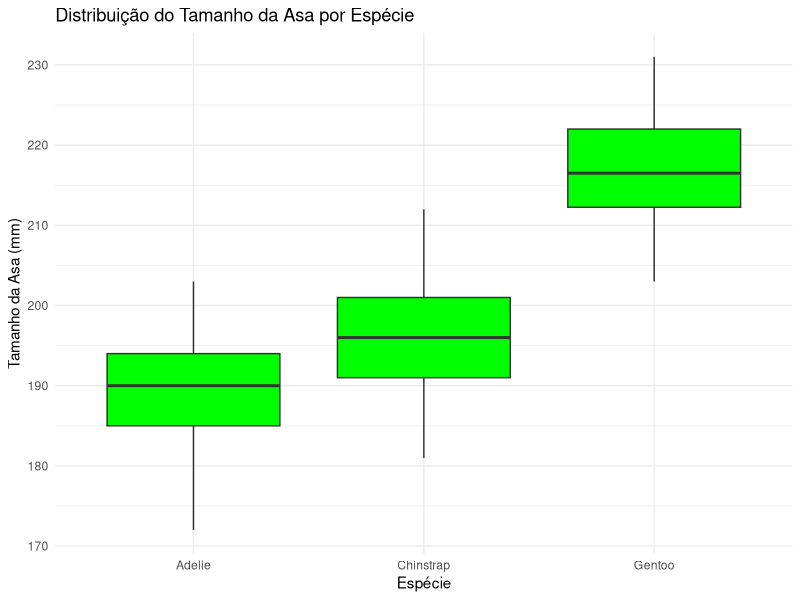
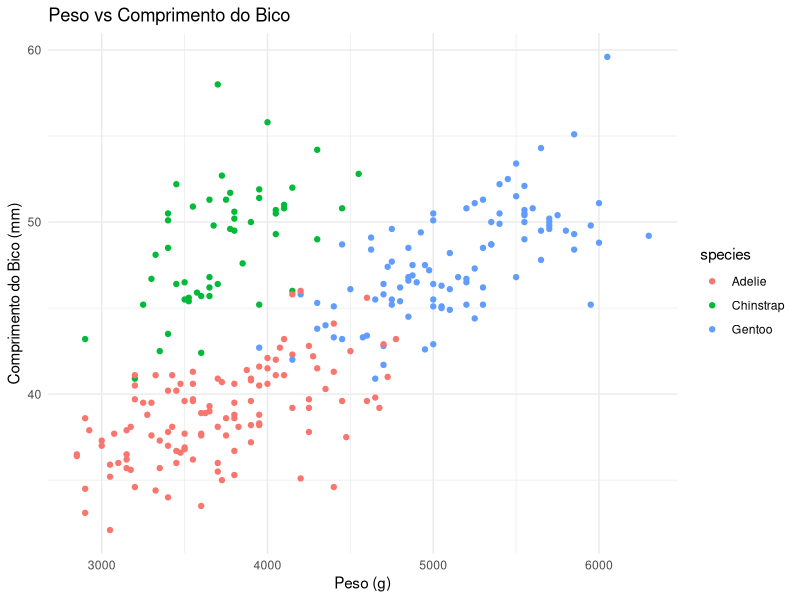

Recreate these plots in R, in order.
# ==============================================================================
#                   CLASSIFICAÇÃO DE PINGUINS - PeNGUINs DATASET
# ==============================================================================
    # Este tutorial tem como objetivo construir um modelo de classificação usando KNN,
    # capaz de prever a espécie de um pinguim a partir de suas características físicas,
    # como peso, tamanho da asa, comprimento e profundidade do bico.
    
    # Pacote para visualização: ggplot2
    # install.packages("ggplot2")
    library(ggplot2)
    
    # Pacote para termos os dados: palmerpenguins
    # install.packages("palmerpenguins")
    library(palmerpenguins)


    # ===================================================================
    # INTRODUCAO
    # ===================================================================
    # CASO TRES. Adentrando formalismos, e aprendendo sobre KNN, um modelo
    # de classificacao.


    
    # ==============================================================================
    # 1. Preparando o Conjunto de Dados
    # ==============================================================================
    
    # Carregando o conjunto de dados "penguins" e explorando sua estrutura inicial
    pinguins <- penguins
    str(pinguins)
    summary(pinguins)
    
    # Removendo valores faltantes para garantir uma análise consistente
    pinguins <- na.omit(pinguins)
    summary(pinguins)
    
    
    # ==============================================================================
    # 2. Divisão do Conjunto em Treino e Teste
    # ==============================================================================
    
    # Configurando uma semente para garantir reprodutibilidade e embaralhando os dados
    set.seed(20240823)
    pinguins <- pinguins[sample(nrow(pinguins)),]
    
    # Definindo 80% dos dados para treino e 20% para teste
    n <- round(0.8 * nrow(pinguins))
    treino <- pinguins[1:n, ]
    teste <- pinguins[-(1:n), ]
    
    
    # ==============================================================================
    # 3. Visualização dos Dados
    # ==============================================================================
    
    # 3.1 Boxplot: Distribuição do Tamanho da Asa por Espécie
    ggplot(treino, aes(x = species, y = flipper_length_mm)) +
      geom_boxplot(outlier.color = "red", fill = "green") +
      labs(title = "Distribuição do Tamanho da Asa por Espécie",
           x = "Espécie",
           y = "Tamanho da Asa (mm)") +
      theme_minimal()
    
    # 3.2 Gráfico de Dispersão: Peso vs Comprimento do Bico por Espécie
    ggplot(treino, aes(x = body_mass_g, y = bill_length_mm, color = species)) +
      geom_point() +
      labs(title = "Peso vs Comprimento do Bico",
           x = "Peso (g)",
           y = "Comprimento do Bico (mm)") +
      theme_minimal()
    
    
    # ==============================================================================
    # 4. Classificação do Primeiro Pinguim do Conjunto de Teste (KNN)
    # ==============================================================================
    
    # Calculando a distância euclidiana entre o primeiro pinguim do conjunto de
    # teste e cada pinguim do conjunto de treino
    distancias <- numeric(nrow(treino))
    
    for (k in 1:nrow(treino)) {
      distancias[k] <- sqrt((teste$body_mass_g[1] - treino$body_mass_g[k])^2 +
                              (teste$bill_length_mm[1] - treino$bill_length_mm[k])^2)
    }
    
    # Exibindo as distâncias calculadas
    distancias
    
    
    
    # ===================================================================
    # Conclusão
    # ===================================================================
    # Aprendemos sobre KNN! No caso 4 iremos avancar para algo tao (ou mais)
    # babadeiro.